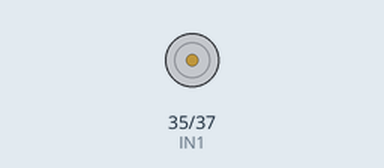
The program below on a simulated Raspberry Pi (header pin numbers). Shown: motor-driver pin pairs drawn as motors (green arrow = first pin HIGH = forward, orange = second pin HIGH = backward, longer = more drive, scaled by the enable pin). At 5.0 s the program stops and its outputs stay as they are.

Above: at 0.1 s.
At 1.1 s:
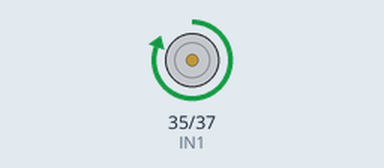
At 3.1 s:
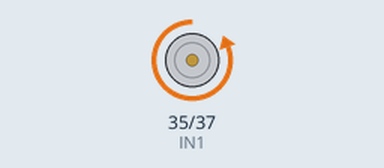
Timing chart, 0 to 5.5 s (numbered marks = the images above):
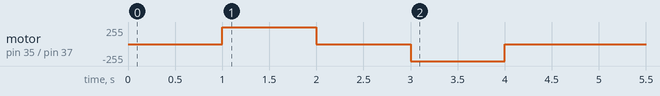

The program:

test-l298n-ena.py
```python
#!/usr/bin/env python

import RPi.GPIO as GPIO
import time

# for 1st Motor on ENA
ENA = 33
IN1 = 35
IN2 = 37

# set pin numbers to the board's
GPIO.setmode(GPIO.BOARD)

# initialize EnA, In1 and In2
GPIO.setup(ENA, GPIO.OUT, initial=GPIO.LOW)
GPIO.setup(IN1, GPIO.OUT, initial=GPIO.LOW)
GPIO.setup(IN2, GPIO.OUT, initial=GPIO.LOW)

# Stop
GPIO.output(ENA, GPIO.HIGH)
GPIO.output(IN1, GPIO.LOW)
GPIO.output(IN2, GPIO.LOW)
time.sleep(1)

# Forward
GPIO.output(IN1, GPIO.HIGH)
GPIO.output(IN2, GPIO.LOW)
time.sleep(1)

# Stop
GPIO.output(IN1, GPIO.LOW)
GPIO.output(IN2, GPIO.LOW)
time.sleep(1)

# Backward
GPIO.output(IN1, GPIO.LOW)
GPIO.output(IN2, GPIO.HIGH)
time.sleep(1)

# Stop
GPIO.output(ENA, GPIO.LOW)
GPIO.output(IN1, GPIO.LOW)
GPIO.output(IN2, GPIO.LOW)
time.sleep(1)

GPIO.cleanup()
```

Measured:
- by itself, motor on pin 35 (IN1) / pin 37 (IN2): stopped → forward 255/255 at 1.0 s, → stopped 1.0 s later, → backward 255/255 1.0 s later, → stopped 1.0 s later
